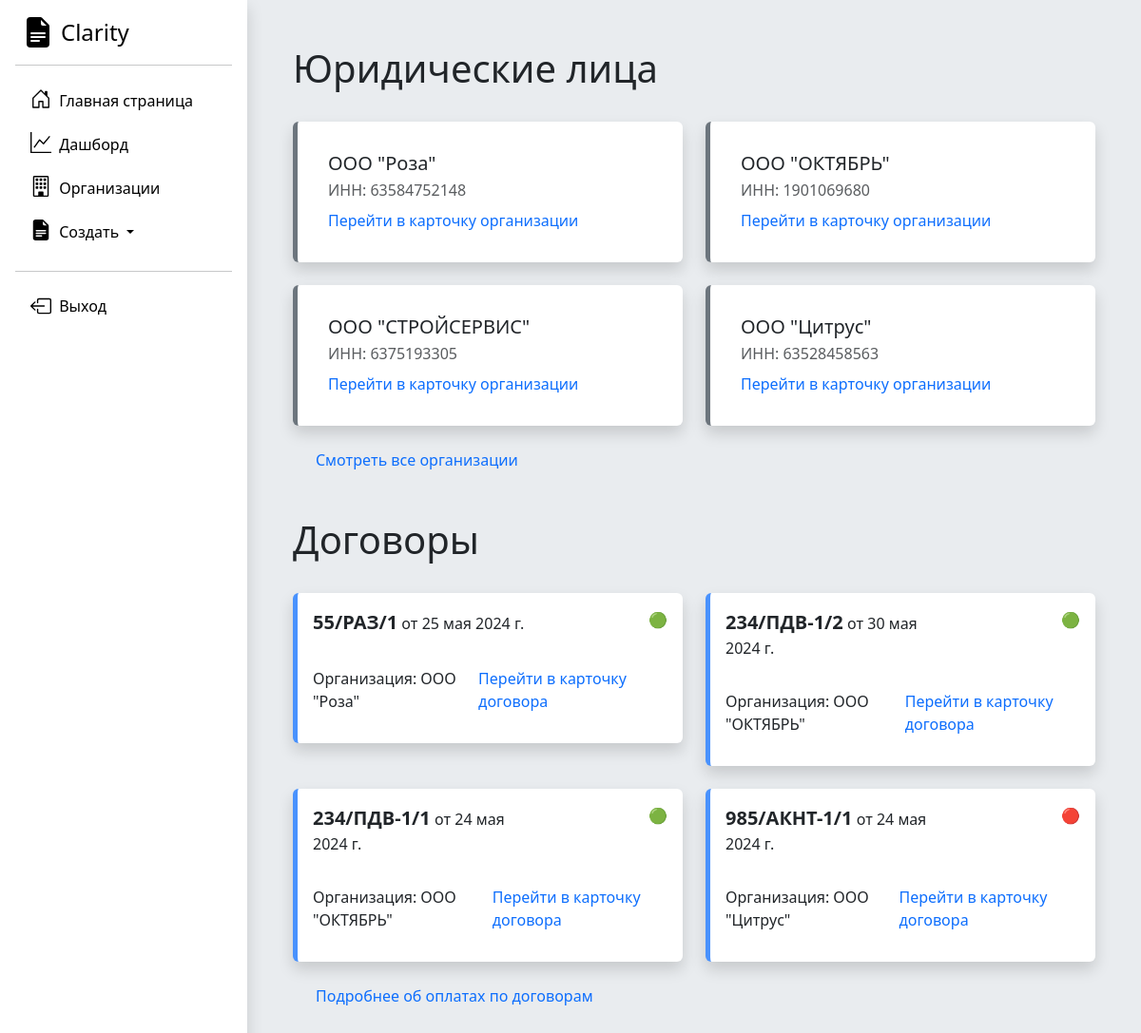
The app's page / (signed in) with its own data.
### Accounting/models.py (models this page shows, shortened)
class Organization(models.Model):
    full_name = models.CharField('Полное наименование', max_length=250)
    short_name = models.CharField('Краткое наименование', max_length=250)
    inn = models.IntegerField('ИНН')
    kpp = models.IntegerField('КПП')
    ur_adres = models.TextField('Юридический адрес')
    management_full_name = models.CharField('Управляющее лицо', max_length=250)
    management_post = models.CharField('Должность управляющего лица', max_length=250)
    def __str__(self):
        return self.short_name
    class Meta:
        verbose_name = "Юридическое лицо"
        verbose_name_plural = "Юридические лица"

class Dogovor(models.Model):
    nomer_dogovora = models.CharField('Номер договора', max_length=250)
    date_of_signing = models.DateField('Дата начала действия договора')
    web_site = models.CharField('Веб сайт', max_length=250)
    contract_completed = models.BooleanField('Активный договор')
    basic_price = models.IntegerField('Цена догвора')
    service_type = models.ForeignKey(Service_type, on_delete=models.DO_NOTHING)
    organization = models.ForeignKey(Organization, on_delete=models.CASCADE)
    class Meta:
        verbose_name = "Договор"
        verbose_name_plural = "Договоры"

### Accounting/views.py (the view)
# urls.py: path('', views.index, name='home'),
@login_required
def index(request):
    organization_list = Organization.objects.all().order_by('-id')[:4]
    dogovor_list = Dogovor.objects.all().order_by('-id')[:4]
    service_list = Service.objects.all()
    content = {
        'title': 'Главная страница сайта',
        'organization_list': organization_list,
        'dogovor_list': dogovor_list,
        'service_list': service_list
    }
    return render(request, 'Accounting/index.html', content)

### DAM/templates/Accounting/index.html (shortened to what this page needs)
{% extends 'Accounting/base.html' %}
{% block content %}
<h1>Юридические лица</h1>
<div class="row row-cols-1 row-cols-md-2 g-4">
{% for el in organization_list %}
      <div class="col">
 <div class="card shadow p-3 rounded border-top-0 border-end-0 border-bottom-0 border-5 border-secondary">
<div class="card-body">
    <h5 class="card-title">{{ el.short_name }}</h5>
    <p class="card-subtitle mb-2 text-body-secondary">ИНН: {{ el.inn }}</p>
    <a class="link-offset-2 link-offset-3-hover link-underline link-underline-opacity-0 link-underline-opacity-75-hover" href="/organization/{{ el.id }}"> Перейти в карточку организации </a>
</div>
     </div>
          </div>
{% endfor %}
    <a class="ms-4 link-offset-2 link-offset-3-hover link-underline link-underline-opacity-0 link-underline-opacity-75-hover" href="/organizations/">Смотреть все организации</a>
     </div>
<h1>Договоры</h1>
<div class="row row-cols-1 row-cols-md-2 g-4">
{% for el in dogovor_list %}
<div class="col">
                <div class="card shadow rounded border-top-0 border-end-0 border-bottom-0 border-5 border-primary border-opacity-75">
                    <div class="pt-3 ps-3 pe-3 row">
                        <p class="col-8"><span class="fs-5 fw-semibold">{{ el.nomer_dogovora }}</span> от {{ el.date_of_signing }}</p>
                        <p class="col-4 text-end">
                            {% if el.contract_completed is True %}
                            🟢
                            {% else %}
                            🔴
                            {% endif %}
                        </p>
                    </div>
                    <div class="card-body" style="display: flex; justify-content: space-between;">
                        <p>Организация: {{ el.organization }}</p>
                        <a class="link-offset-2 link-offset-3-hover link-underline link-underline-opacity-0 link-underline-opacity-75-hover" href="/dogovor/{{ el.id }}"> Перейти в карточку договора </a>
                    </div>
                </div>
            </div>
{% endfor %}
     <a class="ms-4 link-offset-2 link-offset-3-hover link-underline link-underline-opacity-0 link-underline-opacity-75-hover" href="/dashboard/">Подробнее об оплатах по договорам</a>
</div>
{% endblock %}

### records on screen
Organization: short_name "ООО \"Роза\"", inn "63584752148"
Organization: short_name "ООО \"ОКТЯБРЬ\"", inn "1901069680"
Organization: short_name "ООО \"СТРОЙСЕРВИС\"", inn "6375193305"
Organization: short_name "ООО \"Цитрус\"", inn "63528458563"
Dogovor: nomer_dogovora "55/РАЗ/1", date_of_signing "25 мая 2024 г.", organization "ООО \"Роза\""
Dogovor: nomer_dogovora "234/ПДВ-1/2", date_of_signing "30 мая 2024 г.", organization "ООО \"ОКТЯБРЬ\""
Dogovor: nomer_dogovora "234/ПДВ-1/1", date_of_signing "24 мая 2024 г.", organization "ООО \"ОКТЯБРЬ\""
Dogovor: nomer_dogovora "985/АКНТ-1/1", date_of_signing "24 мая 2024 г.", organization "ООО \"Цитрус\""
